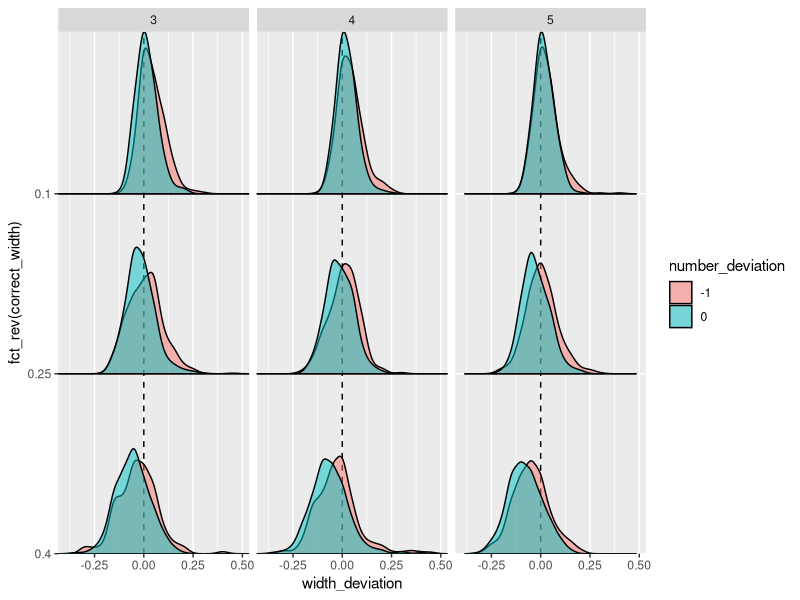
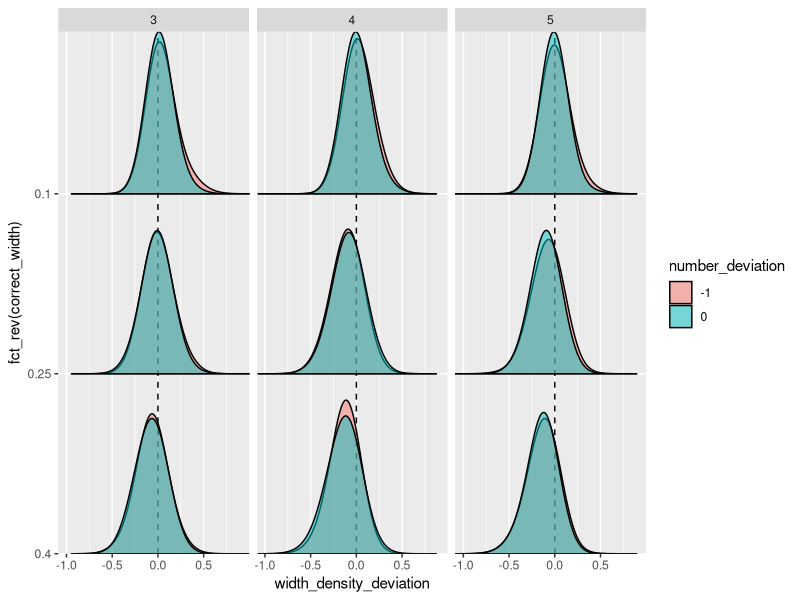
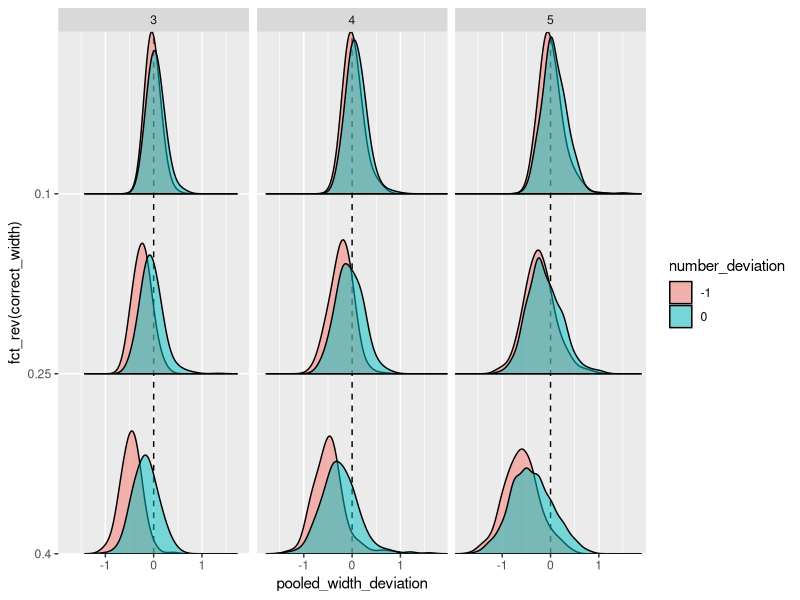

The R script that drew these images, in order:
# libraries ---------------------------------------------------------------
library(ggplot2)
library(tidyverse)
library(ggridges)

# importing and processing ------------------------------------------------
data <- read.csv("processed.csv") %>% 
  filter(exp_version == "Exp1A") %>% 
  #mutate(number_deviation = ifelse(number_deviation < 0, -1, 0)) %>%
  #mutate(response_width = response_width*response_num) %>%
  filter(number_deviation %in% c(-1,0)) %>%
  mutate(number_deviation = as.factor(number_deviation),
         correct_width = as.factor(correct_width))

## width_deviation ---------------------------------
ggplot(data, 
       aes(x = width_deviation,
           y = fct_rev(correct_width),
           fill = number_deviation
       )
) +
  geom_vline(xintercept = 0, linetype = "dashed") +
  geom_density_ridges2(alpha = 0.5, 
                       scale = 0.9, 
                       bandwidth = 0.028
  ) +
  facet_wrap(~correct_num) +
  scale_x_continuous(expand = c(0,0)) +
  scale_y_discrete(expand = c(0,0)) 


         

## width_density_deviation ---------------------------------
ggplot(data, 
       aes(x = width_density_deviation,
           y =fct_rev(correct_width),
           fill = number_deviation
          )
       ) +
  geom_vline(xintercept = 0, linetype = "dashed") +
  geom_density_ridges2(alpha = 0.5, 
                       scale = 0.9, 
                       bandwidth = 0.13
                       ) +
  facet_wrap(~correct_num) +
  scale_x_continuous(expand = c(0,0)) +
  scale_y_discrete(expand = c(0,0)) 

## pooled_width_deviation ----------------------------------
ggplot(data, 
       aes(x = pooled_width_deviation,
           y = fct_rev(correct_width),
           fill = number_deviation
       )
) +
  geom_vline(xintercept = 0, linetype = "dashed") +
  geom_density_ridges2(alpha = 0.5, 
                       scale = 0.9, 
                       bandwidth = 0.125
  ) +
  facet_wrap(~correct_num) +
  scale_x_continuous(expand = c(0,0)) +
  scale_y_discrete(expand = c(0,0)) 
